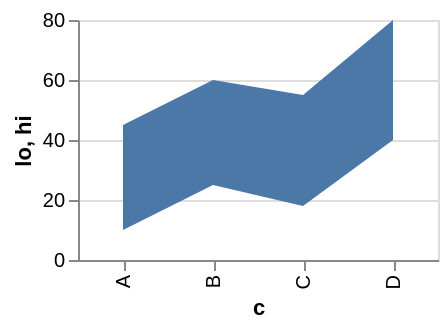

Here is the Vega-Lite specification saved for this chart:
### Vega-Lite specification from a JSON file in a GitHub repository (floating-point values rounded to 4 significant figures)
{"width": 180, "height": 120, "data": {"values": [{"c": "A", "v": 30, "lo": 10, "hi": 45, "g": "x", "o": 28, "cl": 34, "h": 40, "l": 8}, {"c": "B", "v": 52, "lo": 25, "hi": 60, "g": "x", "o": 34, "cl": 48, "h": 55, "l": 30}, {"c": "C", "v": 41, "lo": 18, "hi": 55, "g": "y", "o": 48, "cl": 40, "h": 50, "l": 36}, {"c": "D", "v": 66, "lo": 40, "hi": 80, "g": "y", "o": 40, "cl": 63, "h": 70, "l": 38}]}, "mark": "area", "encoding": {"x": {"field": "c", "type": "nominal", "sort": null}, "y": {"field": "lo", "type": "quantitative"}, "y2": {"field": "hi"}}}
